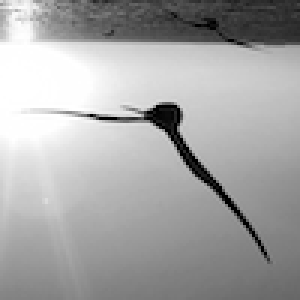
#> input picture astrono/HW07_음향신호 Fourier Transform/image1.fits, 100 x 100 px (shown 3 times larger)
$ python HW07_02_2017135002.py
#> lines starting #> are read from the running program, lines starting #| are printed output that depends on the picture
import numpy as np
from astropy.io import fits
import matplotlib.pyplot as plt
import matplotlib.colors as co


image=fits.open('image1.fits')
#> image = 1 item
data=image[0].data
#> data is the input picture: shape (100, 100); min 0, max 255, mean 166.3
H=np.fft.fft2(data)
Hr=H.real
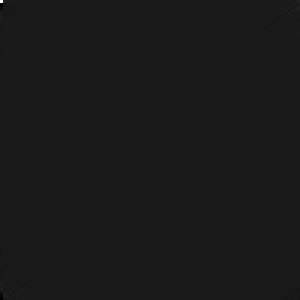
#> Hr: shape (100, 100) float64 (shown 3 times larger); min -185759.4, max 1663129, mean 209; drawn with min black and max white
Hi=H.imag
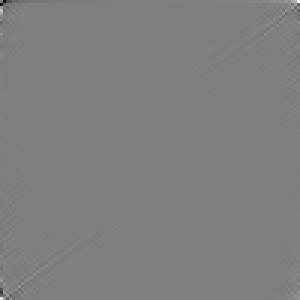
#> Hi: shape (100, 100) float64 (shown 3 times larger); min -151440.6, max 151440.6, mean 0; drawn with min black and max white
power=abs(H)**2
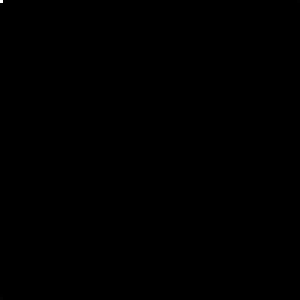
#> power: shape (100, 100) float64 (shown 3 times larger); min 49.81, max 2.77e+12, mean 308772771; drawn with min black and max white
h=np.fft.ifft2(H)
f=np.fft.fftfreq(100)
fx,fy=np.meshgrid(f,f)
F=(fx**2+fy**2)**0.5


#######fx#######
plt.imshow(fx)
plt.title('fx')
plt.show()
#######fy#######
plt.imshow(fy)
plt.title('fy')
plt.show()
#######F#######
plt.imshow(F)
plt.title('F')
plt.show()
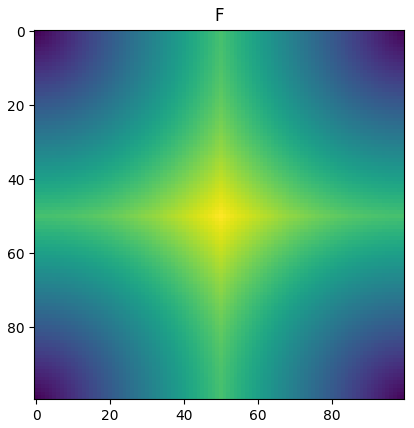
#> figure drawn by matplotlib, 1 panel

###FFT결과#####
plt.scatter(F,power,s=0.5)
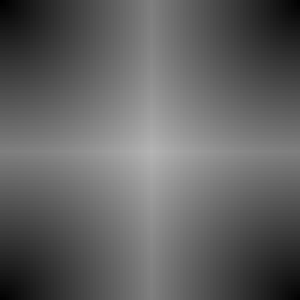
#> F: shape (100, 100) float64 (shown 3 times larger); min 0, max 0.707, mean 0.383
plt.yscale('log')
plt.ylabel('Power')
plt.xlabel('Frequency')
plt.title('FFT')
plt.show()
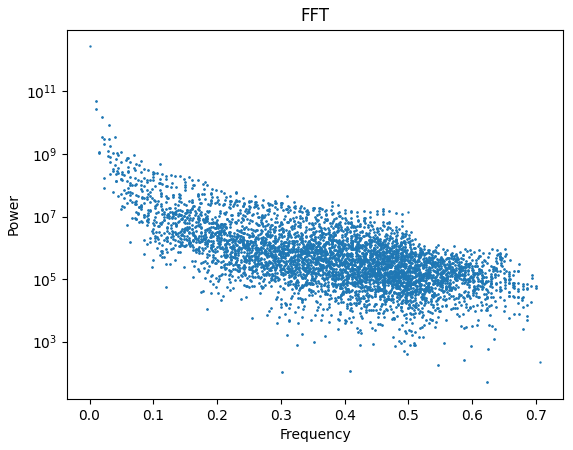
#> figure drawn by matplotlib, 1 panel
"""
"""
####### H 실수 부분#######
plt.imshow(Hr,cmap='gray', norm= co.LogNorm(vmin=2000,vmax=10000))
plt.title('Real')
plt.gca().invert_yaxis()
plt.show()
######## H 허수 부분#######
plt.imshow(Hi,cmap='gray', norm= co.LogNorm(vmin=2000,vmax=10000))
plt.title('Imaginary')
plt.gca().invert_yaxis()
plt.show()


subplot=[241,242,243,245,246,247]
title=['original', '|F|<0.4', '|F|>0.4', '|F|<0.1', '|F|>0.1', '|F|>0.2']
hh=[H,H*(abs(F)<0.4),H*(abs(F)>0.4),H*(abs(F)<0.1),H*(abs(F)>0.1),H*(abs(F)>0.2)]
fig=plt.figure(figsize=(5,5))
for i in range(6):
    plt.subplot(subplot[i])
    plt.title(title[i])
    plt.imshow(np.fft.ifft2(hh[i]).real,cmap='gray')

plt.show()
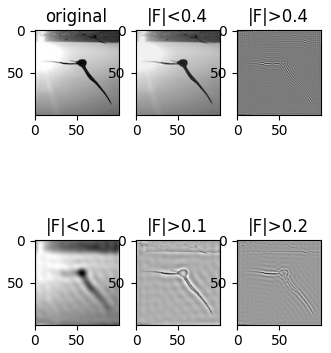
#> figure drawn by matplotlib, 6 panels
